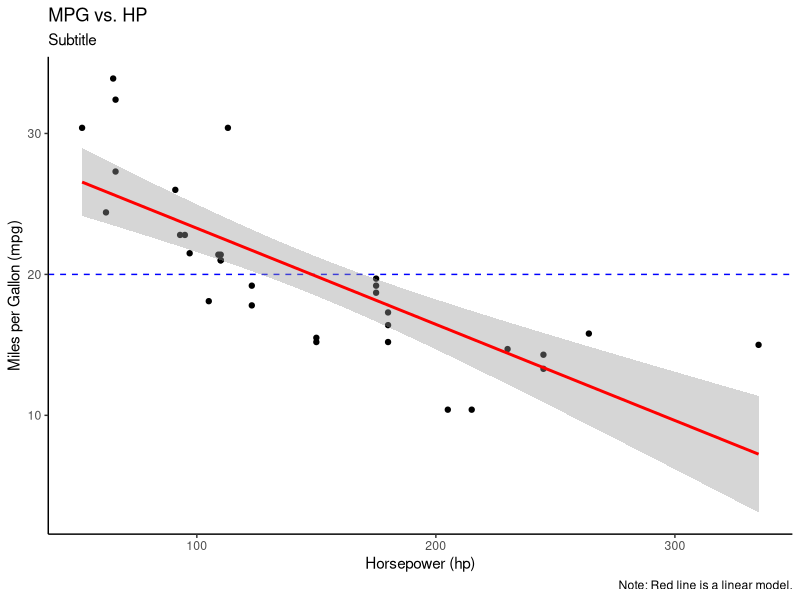
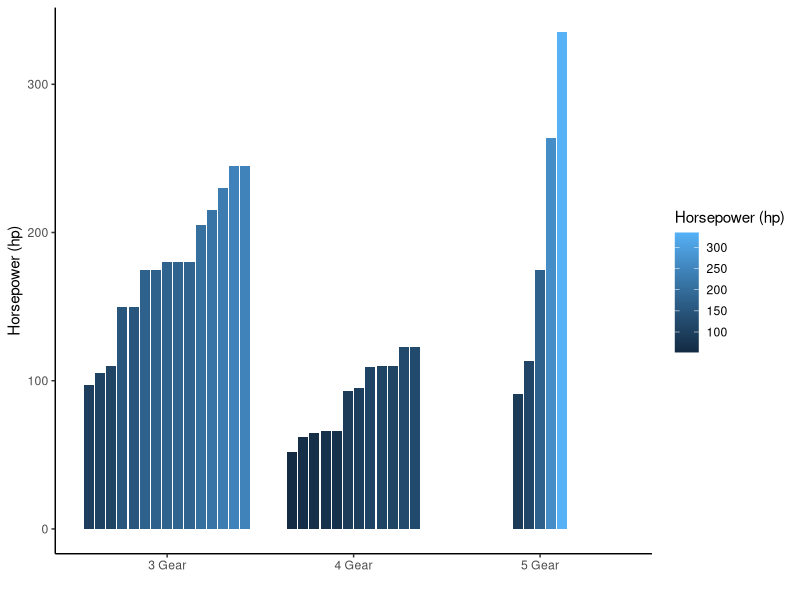
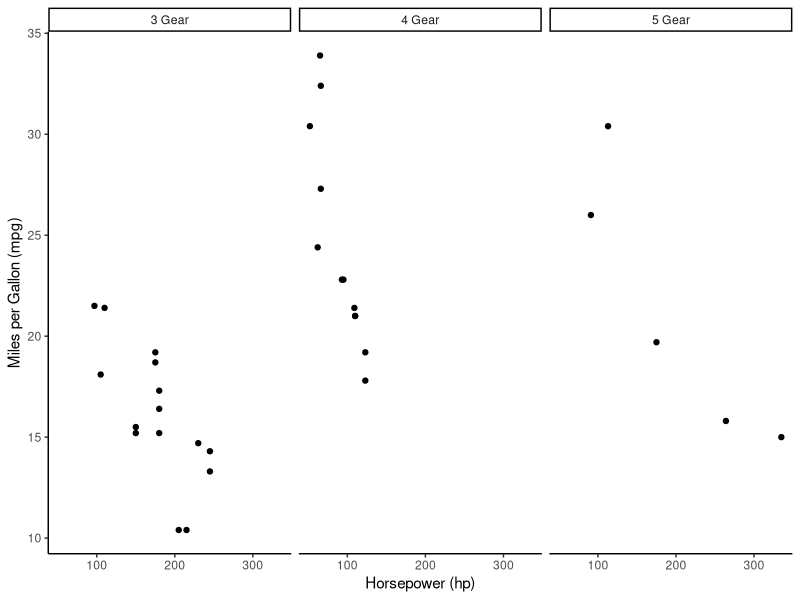
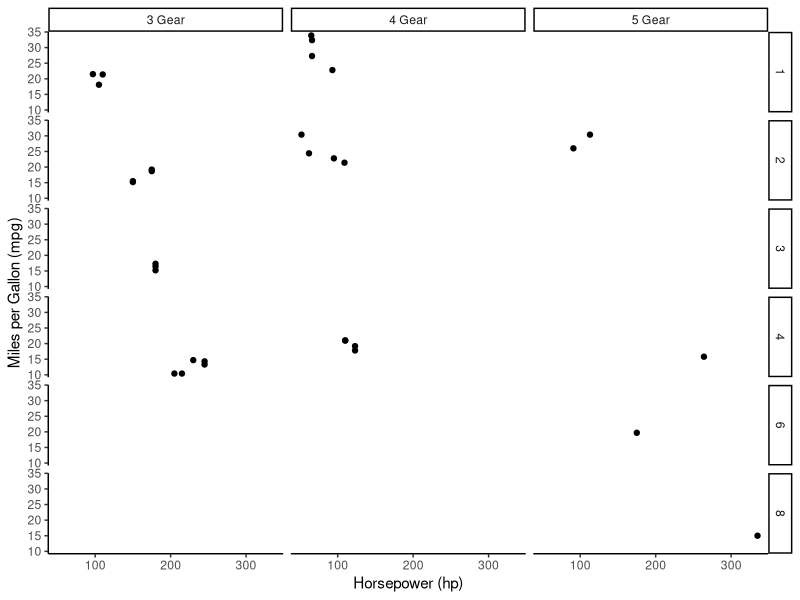
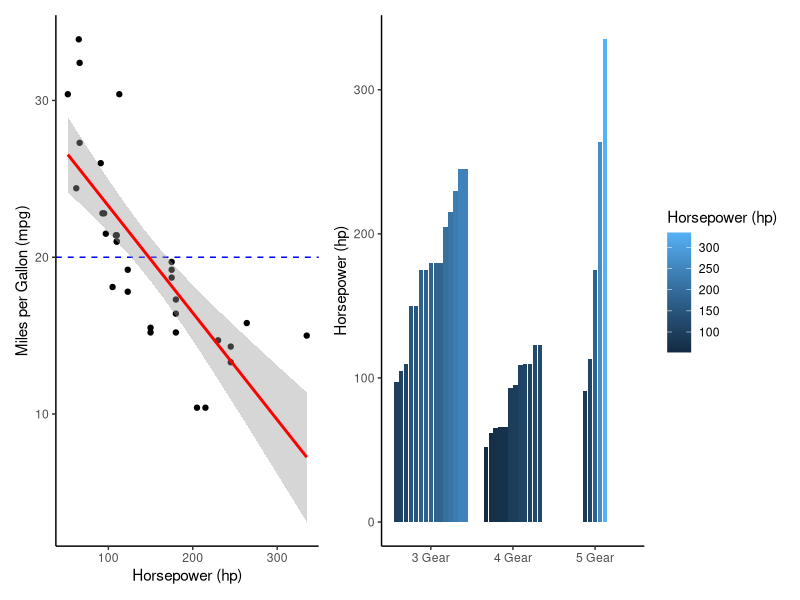

The R source for these figures, in order:
## ---- chunk 1
rm(list=ls())

# load libraries
library(tidyverse)
library(patchwork)

# setup R & libraries
options(scipen=999) # gets rid of scientific notation
#knitr::opts_chunk$set(echo = FALSE # don't include code in notebook (user can still download rmd file)
theme_set(theme_classic())

# define functions
##

# load data
data(mtcars)
## ---- chunk 2
ggplot(mtcars) +
  geom_hline(aes(yintercept=20), linetype="dashed", color="blue") +
  geom_point(aes(x = hp, y = mpg)) +
  geom_smooth(aes(x = hp, y = mpg), formula="y ~ x", method="lm", color="red") +
  labs(x = "Horsepower (hp)", y = "Miles per Gallon (mpg)", title = "MPG vs. HP", subtitle="Subtitle", caption = "Note: Red line is a linear model.")
  #geom_smooth(aes(x = hp, y = mpg), formula="y ~ x", method="loess", color="purple")
## ---- chunk 3
mtcars %>%
  arrange(gear, hp) %>%
  ggplot() +
    geom_col(aes(x = factor(gear, levels=3:5, labels=c("3 Gear", "4 Gear", "5 Gear")), y = hp, fill = hp), position=position_dodge2(width = 0.9, preserve = "single")) +
    labs(x = "", y = "Horsepower (hp)", fill = "Horsepower (hp)")
## ---- chunk 4
ggplot(mtcars) +
  geom_point(aes(x = hp, y = mpg)) +
  labs(x = "Horsepower (hp)", y = "Miles per Gallon (mpg)") +
  facet_wrap(vars(factor(gear, levels=3:5, labels=c("3 Gear", "4 Gear", "5 Gear"))))
## ---- chunk 5
ggplot(mtcars) +
  geom_point(aes(x = hp, y = mpg)) +
  labs(x = "Horsepower (hp)", y = "Miles per Gallon (mpg)") +
  facet_grid(
    rows=vars(carb),
    cols=vars(factor(gear, levels=3:5, labels=c("3 Gear", "4 Gear", "5 Gear")))
  )
## ---- chunk 6
p1 <- ggplot(mtcars) +
  geom_hline(aes(yintercept=20), linetype="dashed", color="blue") +
  geom_point(aes(x = hp, y = mpg)) +
  geom_smooth(aes(x = hp, y = mpg), formula="y ~ x", method="lm", color="red") +
  labs(x = "Horsepower (hp)", y = "Miles per Gallon (mpg)")

p2 <- mtcars %>%
  arrange(gear, hp) %>%
  ggplot() +
    geom_col(aes(x = factor(gear, levels=3:5, labels=c("3 Gear", "4 Gear", "5 Gear")), y = hp, fill = hp), position=position_dodge2(width = 0.9, preserve = "single")) +
    labs(x = "", y = "Horsepower (hp)", fill = "Horsepower (hp)")

p1 + p2
